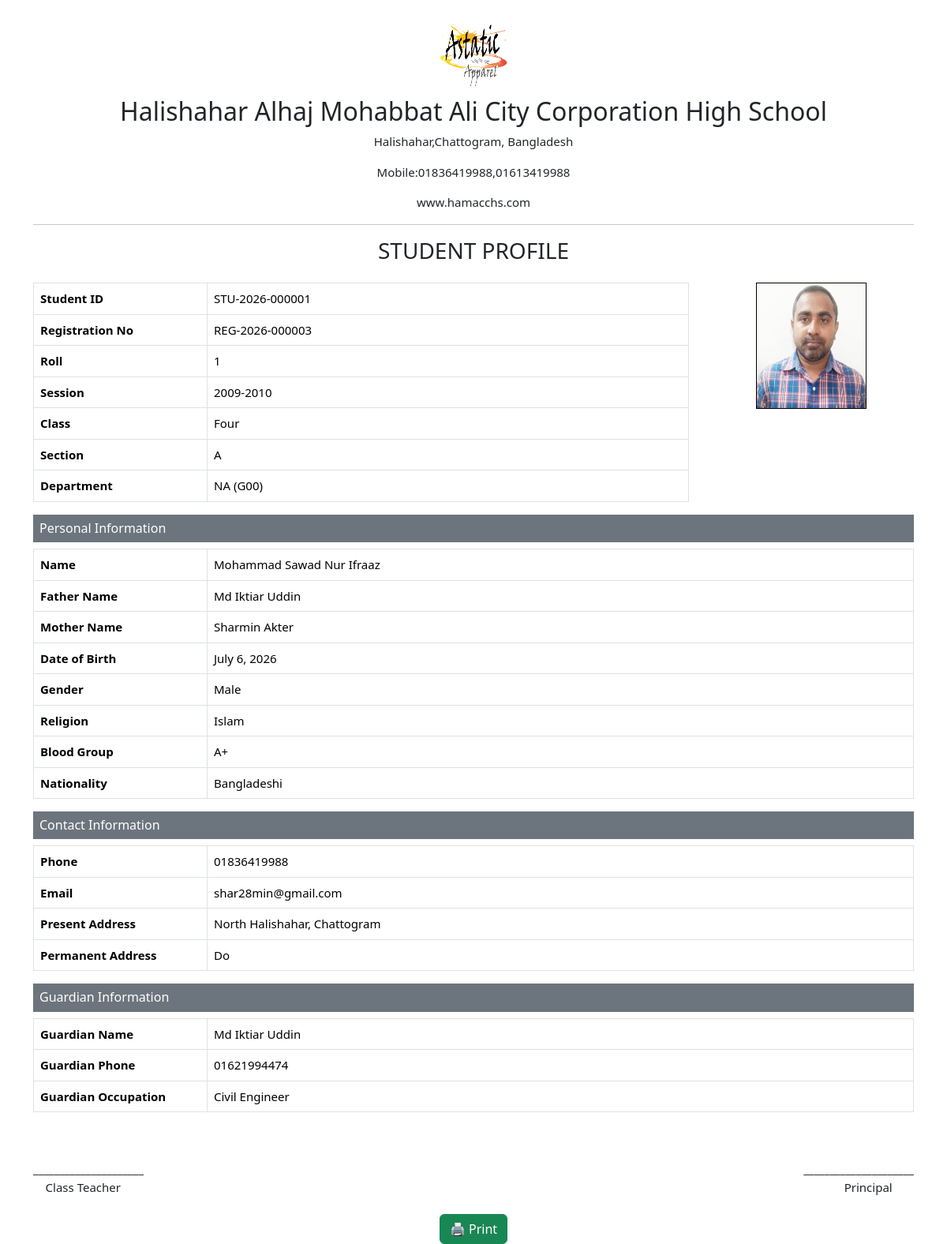
The page /students/profile/3/print/ on the database its author committed.
### members/models.py (models this page shows, shortened)
class Student(models.Model):
    GENDER_CHOICES = [
        ('Male', 'Male'),
        ('Female', 'Female'),
        ('Other', 'Other'),
    ]
    RELIGION_CHOICES = [
        ('Islam', 'Islam'),
        ('Hindu', 'Hindu'),
        ('Buddhist', 'Buddhist'),
        ('Christian', 'Christian'),
        ('Other', 'Other'),
    ]
    created_by = models.ForeignKey(
    settings.AUTH_USER_MODEL,
    on_delete=models.SET_NULL,
    null=True,
    blank=True,
    )
    name = models.CharField(max_length=100)
    roll = models.PositiveIntegerField(
    blank=True,
    null=True,
    )
    registration_no = models.CharField(
    max_length=30,
    unique=True,
    blank=True,
    )
    student_id = models.CharField(
    max_length=20,
    unique=True,
    blank=True,
    editable=False,
    )
    session = models.ForeignKey(
    Session,
    on_delete=models.PROTECT,
    )
    student_class = models.ForeignKey(
    StudentClass,
    on_delete=models.PROTECT,
    )
    section = models.ForeignKey(
    Section,
    on_delete=models.PROTECT,
    )
    department = models.ForeignKey(
    Department,
    on_delete=models.PROTECT
    )
    email = models.EmailField(
    blank=True,
    null=True,
    )
    phone = models.CharField(max_length=11,
                             validators=[RegexValidator(regex=r'^01[3-9]\d{8}$',
                             message='Enter a valid Bangladeshi phone number.'
                              )
                              ]
                              )
    present_address = models.TextField()
    permanent_address = models.TextField()
    father_name = models.CharField(max_length=150)
    mother_name = models.CharField(max_length=150)
    dob = models.DateField()
    religion = models.CharField(
        max_length=20,
        choices=RELIGION_CHOICES
    )
    gender = models.CharField(
        max_length=10,
        choices=GENDER_CHOICES
    )
    blood_group = models.ForeignKey(
        BloodGroup,
        on_delete=models.PROTECT,
        null=True,
     blank=True,
    )
    nationality = models.CharField(
        max_length=50,
        default="Bangladeshi",
    )
    photo = models.ImageField(
        upload_to='student_images/',
        blank=True,
        null=True
    )
    previous_school = models.CharField(
    max_length=200,
    blank=True,
    )
    guardian_name = models.CharField(
    max_length=150,
    )
    guardian_phone = models.CharField(
    max_length=11,
    validators=[
        RegexValidator(
            regex=r"^01[3-9]\d{8}$",
            message="Enter a valid Bangladeshi phone number."
        )
        ]
    )
    guardian_occupation = models.CharField(
    max_length=100,
    blank=True,
    )
    created_at = models.DateTimeField(
    auto_now_add=True,
    )
    updated_at = models.DateTimeField(
    auto_now=True,
    )
    class Meta:
        constraints = [
            models.UniqueConstraint(
            fields=[
                "session",
                "student_class",
                "section",
                "department",
                "roll",
            ],
            name="unique_student_roll",
        )
        ]

### academics/models.py (models this page shows)
class Session(models.Model):
    name = models.CharField(
        max_length=20,
        unique=True,
    )
    is_active = models.BooleanField(
        default=True,
    )
    class Meta:
        ordering = ["-name"]
    def __str__(self):
        return self.name

class StudentClass(models.Model):
    name = models.CharField(
        max_length=30,
        unique=True,
    )
    order = models.PositiveIntegerField()
    class Meta:
        ordering = ["order"]
    def __str__(self):
        return self.name

class Section(models.Model):
    name = models.CharField(
        max_length=10,
        unique=True,
    )
    class Meta:
        ordering = ["name"]
    def __str__(self):
        return self.name

class BloodGroup(models.Model):
    name = models.CharField(
        max_length=5,
        unique=True,
    )
    class Meta:
        ordering = ["name"]
    def __str__(self):
        return self.name

### departments/models.py (models this page shows)
class Department(models.Model):
    name = models.CharField(
        max_length=100,
        unique=True
    )
    department_code = models.CharField(
        max_length=20,
        unique=True
    )
    created_at = models.DateTimeField(
        auto_now_add=True
    )
    updated_at = models.DateTimeField(
        auto_now=True
    )
    def __str__(self):
        return f"{self.name} ({self.department_code})"

### members/views.py (the view)
class StudentPrintView(DetailView):
    model = Student
    template_name = "student_print.html"
    context_object_name = "student"

### members/templates/student_print.html (shortened to what this page needs)
{% load static %}
<!DOCTYPE html>
<html>
<head>
<link href="https://cdn.jsdelivr.net/npm/bootstrap@5.3.3/dist/css/bootstrap.min.css" rel="stylesheet">
</head>
<body class="container mt-4">
<div class="text-center mb-4">
    <img src="{% static 'images/logo.png' %}"
         width="90"
         height="90">
    <h2 class="mt-2">
        Halishahar Alhaj Mohabbat Ali City Corporation High School
    </h2>
    <p>
        Halishahar,Chattogram, Bangladesh
    </p>
    <p>
        Mobile:01836419988,01613419988
    </p>
    <p>
        www.hamacchs.com
    </p>
    <hr>
    <h3>
        STUDENT PROFILE
    </h3>
</div>
<div class="row">
<div class="col-9">
<table class="table table-bordered">
<tr>
<th>Student ID</th>
<td>{{ student.student_id }}</td>
</tr>
<tr>
<th>Registration No</th>
<td>{{ student.registration_no }}</td>
</tr>
<tr>
<th>Roll</th>
<td>{{ student.roll }}</td>
</tr>
<tr>
<th>Session</th>
<td>{{ student.session }}</td>
</tr>
<tr>
<th>Class</th>
<td>{{ student.student_class }}</td>
</tr>
<tr>
<th>Section</th>
<td>{{ student.section }}</td>
</tr>
<tr>
<th>Department</th>
<td>{{ student.department }}</td>
</tr>
</table>
</div>
<div class="col-3 text-center">
{% if student.photo %}
<img src="{{ student.photo.url }}" class="photo">
{% endif %}
</div>
</div>
<h6 class="bg-secondary text-white p-2">
Personal Information
</h6>
<table class="table table-bordered">
<tr>
<th>Name</th>
<td>{{ student.name }}</td>
</tr>
<tr>
<th>Father Name</th>
<td>{{ student.father_name }}</td>
</tr>
<tr>
<th>Mother Name</th>
<td>{{ student.mother_name }}</td>
</tr>
<tr>
<th>Date of Birth</th>
<td>{{ student.dob }}</td>
</tr>
<tr>
<th>Gender</th>
<td>{{ student.gender }}</td>
</tr>
<tr>
<th>Religion</th>
<td>{{ student.religion }}</td>
</tr>
<tr>
<th>Blood Group</th>
<td>{{ student.blood_group }}</td>
</tr>
<tr>
<th>Nationality</th>
<td>{{ student.nationality }}</td>
</tr>
</table>
<h6 class="bg-secondary text-white p-2">
Contact Information
</h6>
<table class="table table-bordered">
<tr>
<th>Phone</th>
<td>{{ student.phone }}</td>
</tr>
<tr>
<th>Email</th>
<td>{{ student.email }}</td>
</tr>
<tr>
<th>Present Address</th>
<td>{{ student.present_address }}</td>
</tr>
<tr>
<th>Permanent Address</th>
<td>{{ student.permanent_address }}</td>
</tr>
</table>
<h6 class="bg-secondary text-white p-2">
Guardian Information
</h6>
<table class="table table-bordered">
<tr>
<th>Guardian Name</th>
<td>{{ student.guardian_name }}</td>
</tr>
<tr>
<th>Guardian Phone</th>
<td>{{ student.guardian_phone }}</td>
</tr>
<tr>
<th>Guardian Occupation</th>
<td>{{ student.guardian_occupation }}</td>
</tr>
</table>
<br>
<br>
<div class="row">
<div class="col-6">
_____________________
<br>
&nbsp;&nbsp;&nbsp;&nbsp;Class Teacher
</div>
<div class="col-6 text-end">
_____________________
<br>
Principal &nbsp;&nbsp;&nbsp;&nbsp;&nbsp;&nbsp;
</div>
</div>
<br>
<div class="text-center no-print">
<button onclick="window.print()" class="btn btn-success">
🖨 Print
</button>
</div>
</body>
</html>

### members/templates/student_print.html (style rules this page uses)
body { background:white; font-size:15px; }
.photo { width:140px; height:160px; border:1px solid black; }
table th { width:220px; }

### rows shown on the page
Student: student_id "STU-2026-000001", registration_no "REG-2026-000003", roll "1", session "2009-2010", student_class "Four", section "A", department "NA (G00)", photo (picture), name "Mohammad Sawad Nur Ifraaz", father_name "Md Iktiar Uddin", mother_name "Sharmin Akter", dob "July 6, 2026", gender "Male", religion "Islam", blood_group "A+", nationality "Bangladeshi", phone "01836419988", email "shar28min@gmail.com", present_address "North Halishahar, Chattogram", permanent_address "Do", guardian_name "Md Iktiar Uddin", guardian_phone "01621994474", guardian_occupation "Civil Engineer"
